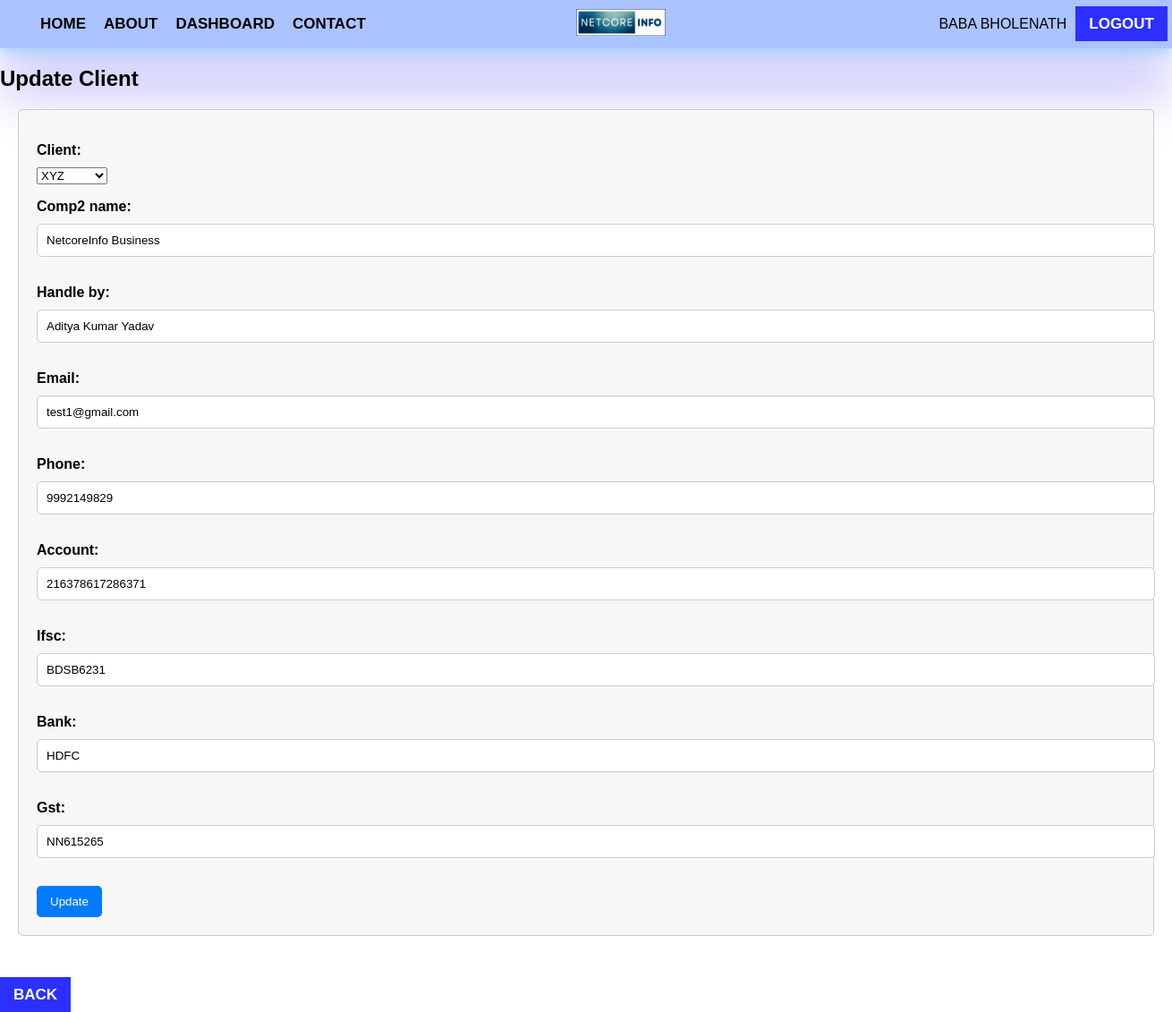
/update_client/2/ (signed in), run on the app's committed database.
### sitecode/models.py (models this page shows, shortened)
class AddClient(models.Model):
    client = models.ForeignKey(Client, on_delete=models.SET_NULL, blank=True, null=True)
    comp2_name = models.CharField(max_length=50)
    handle_by = models.CharField(max_length=30)
    email = models.CharField(max_length=50)
    phone = models.CharField(max_length=13)
    account = models.CharField(max_length=20)
    ifsc = models.CharField(max_length=20)
    bank = models.CharField(max_length=40)
    gst = models.CharField(max_length=15)
    class Meta:
        db_table = 'providers'

### sitecode/views.py (the view)
# urls.py: path('update_client/<int:item_id>/', update_client, name='update_client'),
def update_client(request, item_id):
    client = AddClient.objects.get(pk=item_id)
    if request.method == 'POST':
        form = ClientData(request.POST, instance=client)
        if form.is_valid():
            form.save()
            return redirect('dashboard')
    else:
        form = ClientData(instance=client)
    context = {'form': form}
    return render(request, 'update_client.html', context)

### sitecode/forms.py
class ClientData(forms.ModelForm):
    class Meta:
        model = AddClient
        fields = ('client', 'comp2_name', 'handle_by', 'email', 'phone', 'account', 'ifsc', 'bank', 'gst')  # Include all fields
    def __init__(self, *args, **kwargs):
        super(ClientData, self).__init__(*args, **kwargs)
        self.fields['client'].widget.attrs['class'] = 'form-control'
        self.fields['comp2_name'].widget.attrs['class'] = 'form-control'
        self.fields['handle_by'].widget.attrs['class'] = 'form-control'
        self.fields['email'].widget.attrs['class'] = 'form-control'
        self.fields['phone'].widget.attrs['class'] = 'form-control'
        self.fields['account'].widget.attrs['class'] = 'form-control'
        self.fields['ifsc'].widget.attrs['class'] = 'form-control'
        self.fields['bank'].widget.attrs['class'] = 'form-control'
        self.fields['gst'].widget.attrs['class'] = 'form-control'

### sitecode/models.py (called while the page is built)
    def __str__(self):
        return self.comp_name

### sitecode/templates/update_client.html (shortened to what this page needs)
{% extends "base.html" %}
{% block body %}
<h2>Update Client</h2>
<form method="post">
  {{ form.as_p }}
  <button type="submit">Update</button>
</form>
<br>
<br>
<a href="{% url 'clientdetail' %}" class="header-btn">Back</a>
{% endblock body %}

### sitecode/templates/base.html (shortened to what this page needs)
{% load static%}
<!DOCTYPE html>
<html lang="en">
<head>
    <link rel="stylesheet" href="{% static 'css/main.css' %}">
</head>
<body>
    <header>
        <div class="header">
            <div class="main-header">
                <div class="header-content">
                    <div class="left-block">
                        <div class="head-block">
                            <ul>
                                {% if request.user.is_authenticated %}
                                <li><a href="/">Home</a></li>
                                <li><a href="">About</a></li>
                                <li><a href="{% url 'dashboard' %}">Dashboard</a></li>
                                <li><a href="">Contact</a></li>
                                {% else %}
                                <li><a href="/">Home</a></li>
                                <li><a href="">About</a></li>
                                <li><a href="">Contact</a></li>
                                <li><a href="{% url 'signup' %}" >Signup</a></li>
                                {% endif %}
                            </ul>
                        </div>
                    </div>
                    <div class="middle-block">
                        <div class="adjust-block">
                            <img src="{% static 'assets\img\LOGO.png' %}" width="100" height="30" alt="LOGO">
                        </div>
                    </div>
                    <div class="right-block">
                        <div class="title-data">
                            <p>{{request.user.first_name}} {{request.user.last_name}}</p>
                        </div>
                        <div class="auth-data">
                            {% if request.user.is_authenticated %}
                            <div class="head-block">
                                <a href="{% url 'logout' %}" class="header-btn">Logout</a>
                            </div>
                            {% else %}
                            <div class="head-block">
                                <a href="{% url 'login' %}" class="header-btn">Login</a>
                            </div>
                            {% endif %}
                        </div>
                    </div>
                </div>
            </div>
        </div>
    </header>
    {% block body %}
    {% endblock body %}
</body>
</html>

### static/css/main.css (style rules this page uses)
body { padding: 0; margin: 0; box-sizing: border-box; font-family: sans-serif; }
a { text-decoration: none; color: black; }
li { list-style: none; text-decoration: none; color: black; }
.header { background: rgba(33, 100, 255, 0.377); box-shadow: rgba(43, 33, 241, 0.25) 0px 54px 55px, rgba(97, 137, 237, 0.12) 0px -12px 30px, rgba(44, 169, 247, 0.12) 0px 4px 6px, rgba(58, 179, 244, 0.17) 0px 12px 13px, rgba(54, 181, 249, 0.09) 0px -3px 5px; }
.adjust-block { padding-right: 70px; }
.main-header { width: 1300px; margin: auto; padding: auto; }
.header-content { display: flex; justify-content: space-between; align-items: center; }
.left-block { display: flex; justify-content: center; align-items: center; }
.right-block { display: flex; justify-content: center; align-items: center; gap: 10px; }
.left-block ul { display: flex; gap: 20px; font-size: 17px; text-transform: uppercase; color: black; font-weight: bolder; }
.header-btn { padding: 10px 15px; background: rgb(44, 48, 255); color: white; font-size: 17px; font-weight: bolder; text-transform: uppercase; }

### sitecode/templates/update_client.html (style rules this page uses)
form { margin: 20px; padding: 20px; border: 1px solid #ccc; border-radius: 5px; background-color: #f7f7f7; }
label { display: block; margin-bottom: 10px; font-weight: bold; }
input[type="text"], input[type="email"] { width: 100%; padding: 10px; margin-bottom: 15px; border: 1px solid #ccc; border-radius: 5px; }
button[type="submit"] { background-color: #007bff; color: #fff; padding: 10px 15px; border: none; border-radius: 5px; cursor: pointer; }

### data on the page
AddClient: client "XYZ", comp2_name "NetcoreInfo Business", handle_by "Aditya Kumar Yadav", email "test1@gmail.com", phone "9992149829", account "216378617286371", ifsc "BDSB6231", bank "HDFC", gst "NN615265"

### other printed values
{{ request.user.first_name }} "BABA"
{{ request.user.last_name }} "BHOLENATH"
